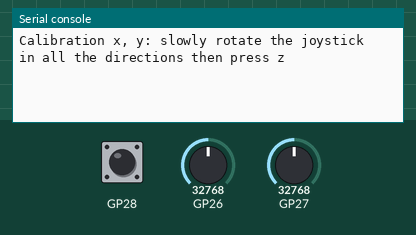
Simulated run of this program. Board: Raspberry Pi Pico running MicroPython. Shown: the last lines printed to the serial console. The test bench sets the inputs (shaded band); at power-on: GP28 HIGH, GP26 = 32768, GP27 = 32768 (analog values on the 0–65535 scale). Files the program writes start out absent.

Above: at 5.0 s.
5.1 s: GP28 pulled LOW for 0.15 s
At 7.2 s:
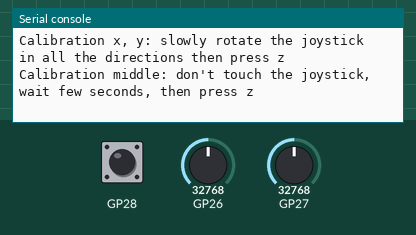
7.6 s: GP28 pulled LOW for 1 s
At 8.4 s:
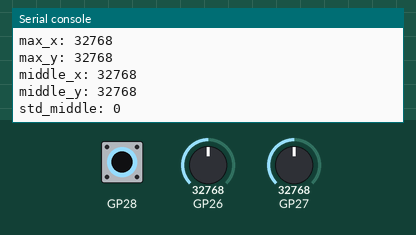

Measured:
- after the input at 5.1 s, the serial console: prints a new line after 1.0 s (image 1)
- after the input at 7.6 s, the serial console: prints a new line at once (image 2)

The program:

main.py
```python
from joystick import JoystickReader
from stepper_motor import StepMotorController


class Main:
    """ main class that will handle the loop """

    def __init__(self):
        """
        init function
        """
        self._stepper = StepMotorController(in_1=0, in_2=1, in_3=2, in_4=3)
        self._joystick = JoystickReader(vr_x=26, vr_y=27, vr_z=28)

    def run(self) -> None:
        """
        core function to iterate
        For each iteration the joystick value will be read and the stepper motor will be updated
        """
        self._joystick.calibrate()  # comment here if your joystick is correctly calibrated
        while True:
            x, y, z = self._joystick.read()
            if x > 0:
                self._stepper.rotate(angle=1, direction="c", speed=x / 100)
            elif x < 0:
                self._stepper.rotate(angle=1, direction="cc", speed=-x / 100)
            else:
                self._stepper.reset()


if __name__ == '__main__':
    run = Main()
    run.run()
```

joystick.py
```python
import json

import utime
from machine import ADC, Pin


class JoystickReader:
    """ core class to read the Joystick values """

    def __init__(self, vr_x: int, vr_y: int, vr_z: int):
        """
        init function
        :param vr_x: GPIO number where the VRX is plugged
        :param vr_y: GPIO number where the VRY is plugged
        :param vr_z: GPIO number where the VRZ is plugged
        """
        self._analog_x = ADC(Pin(vr_x))
        self._analog_y = ADC(Pin(vr_y))
        self._analog_z = Pin(vr_z, Pin.IN, Pin.PULL_UP)

        with open("./calibration.json") as infile:
            self._cal_conf = json.load(infile)

        self._min_x = self._cal_conf["min_x"]
        self._min_y = self._cal_conf["min_y"]
        self._max_x = self._cal_conf["max_x"]
        self._max_y = self._cal_conf["max_y"]
        self._middle_x = self._cal_conf["middle_x"]
        self._middle_y = self._cal_conf["middle_y"]

        self._std_middle = self._cal_conf["std_middle"]

    def calibrate(self) -> None:
        """
        Calibrate the joystick.
        Sequence: left, right, up, down, then press z
        Sequence: middle, then press z
        """
        print("Calibration x, y: slowly rotate the joystick in all the directions then press z")
        x_values, y_values = self._calibration()
        self._min_x = min(x_values)
        self._max_x = max(x_values)

        self._min_y = min(y_values)
        self._max_y = max(y_values)

        utime.sleep(1)

        print("Calibration middle: don't touch the joystick, wait few seconds, then press z")
        x_values, y_values = self._calibration()

        self._middle_x = int(sum(x_values) / len(x_values))
        self._middle_y = int(sum(y_values) / len(y_values))

        values = x_values + y_values
        self._std_middle = 3 * int((sum((x-(sum(values) / len(values)))**2 for x in values) / (len(values)-1))**0.5)

        self._cal_conf["min_x"] = self._min_x
        self._cal_conf["min_y"] = self._min_y
        self._cal_conf["max_x"] = self._max_x
        self._cal_conf["max_y"] = self._max_y
        self._cal_conf["middle_x"] = self._middle_x
        self._cal_conf["middle_y"] = self._middle_y
        self._cal_conf["std_middle"] = self._std_middle

        print(f'min_x: {self._cal_conf["min_x"]}')
        print(f'min_y: {self._cal_conf["min_y"]}')
        print(f'max_x: {self._cal_conf["max_x"]}')
        print(f'max_y: {self._cal_conf["max_y"]}')
        print(f'middle_x: {self._cal_conf["middle_x"]}')
        print(f'middle_y: {self._cal_conf["middle_y"]}')
        print(f'std_middle: {self._cal_conf["std_middle"]}')

        with open("./calibration.json", "w") as outfile:
            outfile.write(json.dumps(self._cal_conf))

    def _calibration(self) -> tuple:
        """ hidden function for the calibration """
        list_x_values = []
        list_y_values = []

        while self._analog_z.value() == 1:
            list_x_values.append(self._analog_x.read_u16())
            list_y_values.append(self._analog_y.read_u16())
            utime.sleep(0.1)

        return list_x_values, list_y_values

    def read(self) -> tuple:
        """
        read the analog values and return a tuple with x, y, and z values
        """
        # normalize the values
        val_x = self._analog_x.read_u16()
        val_y = self._analog_y.read_u16()
        val_z = self._analog_z.value()

        # normalization of x
        if val_x > self._middle_x + self._std_middle:
            min_x = self._middle_x + self._std_middle
            val_x = (val_x - min_x) / (self._max_x - min_x) * 100
        elif val_x < self._middle_x - self._std_middle:
            max_x = self._middle_x - self._std_middle
            val_x = -(100 - ((val_x - self._min_x) / (max_x - self._min_x) * 100))
        else:
            val_x = 0

        if val_y > self._middle_y + self._std_middle:
            min_y = self._middle_y + self._std_middle
            val_y = -(val_y - min_y) / (self._max_y - min_y) * 100
        elif val_y < self._middle_y - self._std_middle:
            max_y = self._middle_y - self._std_middle
            val_y = 100 - ((val_y - self._min_y) / (max_y - self._min_y) * 100)
        else:
            val_y = 0

        return val_x, val_y, val_z
```

stepper_motor.py
```python
from machine import Pin
import utime


class StepMotorController:
    """ core class to control the stepper motor"""
    # The total number of steps of your stepper motor (check the specs)
    TOTAL_STEP = 2048

    # Sleeping time between each step. e.g.
    # The maximum rotation speed will be MIN_SLEEP * TOTAL_STEP (about 4 seconds / full rotation)
    MIN_SLEEP = 0.002
    # The minimum rotation speed will be MAX_SLEEP * TOTAL_STEP (about 102 seconds / full rotation)
    MAX_SLEEP = 0.05

    def __init__(self, in_1: int, in_2: int, in_3: int, in_4):
        """
        init function
        :param in_1: GPIO number where the IN1 is plugged
        :param in_2: GPIO number where the IN2 is plugged
        :param in_3: GPIO number where the IN3 is plugged
        :param in_4: GPIO number where the IN4 is plugged
        """
        self._pins = [
            Pin(in_1, Pin.OUT),
            Pin(in_2, Pin.OUT),
            Pin(in_3, Pin.OUT),
            Pin(in_4, Pin.OUT)
        ]

        self._motor_count = 0

        self._one_step_sequence = [[1, 0, 0, 0],
                                   [0, 1, 0, 0],
                                   [0, 0, 1, 0],
                                   [0, 0, 0, 1]]

        self.reset()

    def rotate(self, angle: int, direction: str, speed: float) -> None:
        """
        function used to rotate the step motor
        :param angle: angle in degree we want to rotate the step motor from its current position
        :param direction: clockwise (c), counter clockwise (cc)
        :param speed: between 0 and 1 with 1 is the higher speed
        """
        num_steps = int(angle * self.TOTAL_STEP / 360)
        sleep_time = self.MAX_SLEEP - (self.MAX_SLEEP - self.MIN_SLEEP) * speed

        for step in range(num_steps):
            if direction == "c":
                self._motor_count = (self._motor_count - 1) % 4
            elif direction == "cc":
                self._motor_count = (self._motor_count + 1) % 4

            for ind, pin in enumerate(self._pins):
                pin.value(self._one_step_sequence[self._motor_count][ind])
            utime.sleep(sleep_time)

    def reset(self):
        """ reset the GPIO """
        for pin in self._pins:
            pin.value(0)
```
